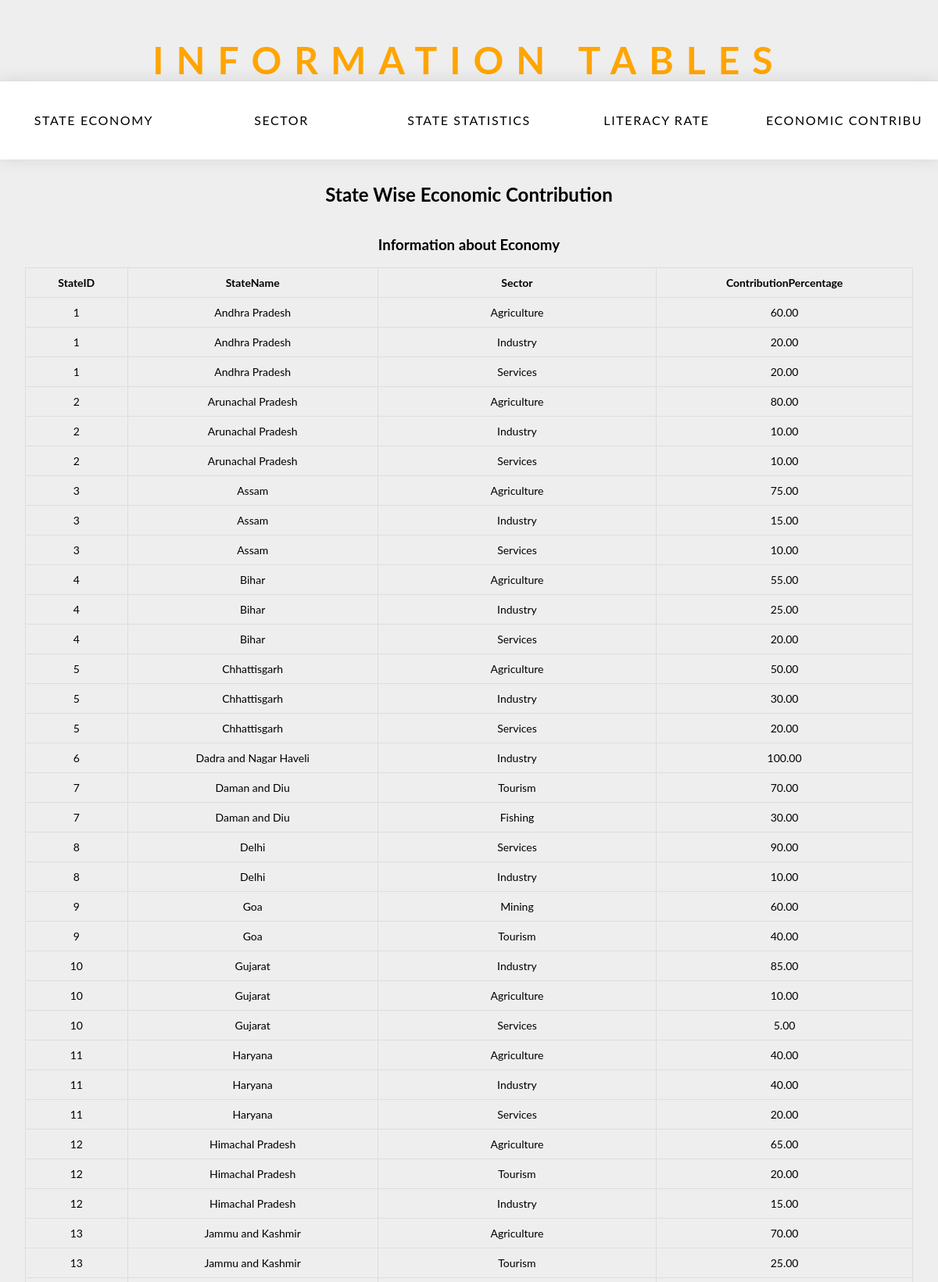
The page /new2.php (upper part) on the database its author committed.
### tables this page shows
CREATE TABLE `economycontribution` (
  `StateID` int(11) DEFAULT NULL,
  `StateName` varchar(50) DEFAULT NULL,
  `Sector` varchar(50) DEFAULT NULL,
  `ContributionPercentage` decimal(5,2) DEFAULT NULL
);

### new2.php (the view, shortened to what this page needs)
<!DOCTYPE html>
<html lang="en">
<head>
</head>
<body>
    <section class="et-hero-tabs">
        <h1>INFORMATION TABLES</h1>
        <h3>Sliding content with sticky tab nav</h3>
        <div class="et-hero-tabs-container">
            <a class="et-hero-tab" href="#tab-es6">STATE ECONOMY</a>
            <a class="et-hero-tab" href="#tab-flexbox">SECTOR</a>
            <a class="et-hero-tab" href="#tab-react">STATE STATISTICS</a>
            <a class="et-hero-tab" href="#tab-angular">LITERACY RATE</a>
            <a class="et-hero-tab" href="#tab-other">ECONOMIC CONTRIBU</a>
        </div>
    </section>
    <main class="et-main">
        <section class="et-slide" id="tab-es6">
            <h1>State Wise Economic Contribution</h1>
            <h3>Information about Economy</h3>
            <?php
            $servername = "localhost";
            $username = "root";
            $password = "";
            $dbname = "projectdbms";
            $conn = new mysqli($servername, $username, $password, $dbname);
            $tableName = "economycontribution";
            $sql = "SELECT * FROM $tableName";
            $result = $conn->query($sql);
            echo "<table border='1'>";
            echo "<tr>";
            $result->data_seek(0);
            while ($field = $result->fetch_field()) {
                echo "<th>" . $field->name . "</th>";
            }
            echo "</tr>";
            if ($result->num_rows > 0) {
                while ($row = $result->fetch_assoc()) {
                    echo "<tr>";
                    foreach ($row as $value) {
                        echo "<td>" . $value . "</td>";
                    }
                    echo "</tr>";
                }
            } else {
                echo "<tr><td colspan='" . $result->field_count . "'>0 results</td></tr>";
            }
            echo "</table>";
            ?>
        </section>
    </main>
</body>
</html>

### new2.php (style rules this page uses)
body { font-family: "Century Gothic", 'Lato', sans-serif; margin: 0; padding: 0; }
a { text-decoration: none; }
.et-hero-tabs, .et-slide { display: flex; flex-direction: column; justify-content: center; align-items: center; height: 100; position: relative; background: orange; text-align: center; padding: 3em 2em; }
.et-hero-tabs h1 { font-size: 2rem; margin: 0; letter-spacing: 1rem; color: orange; }
.et-hero-tabs h3 { font-size: 1rem; letter-spacing: 0.3rem; opacity: 0.6; color: orange; }
.et-hero-tabs-container { display: flex; flex-direction: row; position: absolute; bottom: 0; width: 100%; height: 100px; box-shadow: 0 0 20px rgba(0, 0, 0, 0.1); background: orange; z-index: 10; border-top: 1px solid #ddd; }
.et-hero-tab { display: flex; justify-content: center; align-items: center; flex: 1; color: #333; letter-spacing: 0.1rem; transition: all 0.5s ease; font-size: 0.8rem; height: 100; border-bottom: 2px solid transparent; }
@media (min-width: 800px) { .et-hero-tabs h1 { font-size: 3rem; } }
@media (min-width: 800px) { .et-hero-tabs h3 { font-size: 1rem; } }
@media (min-width: 800px) { .et-hero-tab { font-size: 1rem; } }
.et-slide#tab-es6, .et-slide#tab-flexbox, .et-slide#tab-react, .et-slide#tab-angular, .et-slide#tab-other { overflow-y: auto; padding-top: 10px; }
.et-slide table { width: 100%; font-size: 14px; border-collapse: collapse; }
.et-slide th, .et-slide td { padding: 10px; border: 1px solid #ddd; }
.et-hero-tabs, .et-slide { display: flex; flex-direction: column; justify-content: center; align-items: center; height: 100; position: relative; background: #eee; text-align: center; padding: 300 2em; }
.et-hero-tabs h1 { font-size: 2rem; margin: 0; letter-spacing: 1rem; }
.et-hero-tabs h3 { font-size: 1rem; letter-spacing: 0.3rem; opacity: 0.6; }
.et-hero-tabs-container { display: flex; flex-direction: row; position: absolute; bottom: 0; width: 100%; height: 100px; box-shadow: 0 0 20px rgba(0, 0, 0, 0.1); background: #fff; z-index: 10; }
.et-hero-tab { display: flex; justify-content: center; align-items: center; flex: 1; color: #000; letter-spacing: 0.1rem; transition: all 0.5s ease; font-size: 0.8rem; height: 100; }
.et-slide#tab-es6 { overflow-y: auto; padding-top: 10px; }
.et-slide#tab-es6 table { width: 100%; font-size: 14px; }
.et-slide#tab-es6 th, .et-slide#tab-es6 td { padding: 10px; }

### rows shown on the page
economycontribution: StateID "1", StateName "Andhra Pradesh", Sector "Agriculture", ContributionPercentage "60.00"
economycontribution: StateID "1", StateName "Andhra Pradesh", Sector "Industry", ContributionPercentage "20.00"
economycontribution: StateID "1", StateName "Andhra Pradesh", Sector "Services", ContributionPercentage "20.00"
economycontribution: StateID "2", StateName "Arunachal Pradesh", Sector "Agriculture", ContributionPercentage "80.00"
economycontribution: StateID "2", StateName "Arunachal Pradesh", Sector "Industry", ContributionPercentage "10.00"
economycontribution: StateID "2", StateName "Arunachal Pradesh", Sector "Services", ContributionPercentage "10.00"
economycontribution: StateID "3", StateName "Assam", Sector "Agriculture", ContributionPercentage "75.00"
economycontribution: StateID "3", StateName "Assam", Sector "Industry", ContributionPercentage "15.00"
economycontribution: StateID "3", StateName "Assam", Sector "Services", ContributionPercentage "10.00"
economycontribution: StateID "4", StateName "Bihar", Sector "Agriculture", ContributionPercentage "55.00"
economycontribution: StateID "4", StateName "Bihar", Sector "Industry", ContributionPercentage "25.00"
economycontribution: StateID "4", StateName "Bihar", Sector "Services", ContributionPercentage "20.00"
economycontribution: StateID "5", StateName "Chhattisgarh", Sector "Agriculture", ContributionPercentage "50.00"
economycontribution: StateID "5", StateName "Chhattisgarh", Sector "Industry", ContributionPercentage "30.00"
economycontribution: StateID "5", StateName "Chhattisgarh", Sector "Services", ContributionPercentage "20.00"
economycontribution: StateID "6", StateName "Dadra and Nagar Haveli", Sector "Industry", ContributionPercentage "100.00"
economycontribution: StateID "7", StateName "Daman and Diu", Sector "Tourism", ContributionPercentage "70.00"
economycontribution: StateID "7", StateName "Daman and Diu", Sector "Fishing", ContributionPercentage "30.00"
economycontribution: StateID "8", StateName "Delhi", Sector "Services", ContributionPercentage "90.00"
economycontribution: StateID "8", StateName "Delhi", Sector "Industry", ContributionPercentage "10.00"
economycontribution: StateID "9", StateName "Goa", Sector "Mining", ContributionPercentage "60.00"
economycontribution: StateID "9", StateName "Goa", Sector "Tourism", ContributionPercentage "40.00"
economycontribution: StateID "10", StateName "Gujarat", Sector "Industry", ContributionPercentage "85.00"
economycontribution: StateID "10", StateName "Gujarat", Sector "Agriculture", ContributionPercentage "10.00"
economycontribution: StateID "10", StateName "Gujarat", Sector "Services", ContributionPercentage "5.00"
economycontribution: StateID "11", StateName "Haryana", Sector "Agriculture", ContributionPercentage "40.00"
economycontribution: StateID "11", StateName "Haryana", Sector "Industry", ContributionPercentage "40.00"
economycontribution: StateID "11", StateName "Haryana", Sector "Services", ContributionPercentage "20.00"
economycontribution: StateID "12", StateName "Himachal Pradesh", Sector "Agriculture", ContributionPercentage "65.00"
economycontribution: StateID "12", StateName "Himachal Pradesh", Sector "Tourism", ContributionPercentage "20.00"
economycontribution: StateID "12", StateName "Himachal Pradesh", Sector "Industry", ContributionPercentage "15.00"
economycontribution: StateID "13", StateName "Jammu and Kashmir", Sector "Agriculture", ContributionPercentage "70.00"
economycontribution: StateID "13", StateName "Jammu and Kashmir", Sector "Tourism", ContributionPercentage "25.00"

### other values the page prints
$field->name "StateID"
$field->name "StateName"
$field->name "Sector"
$field->name "ContributionPercentage"
